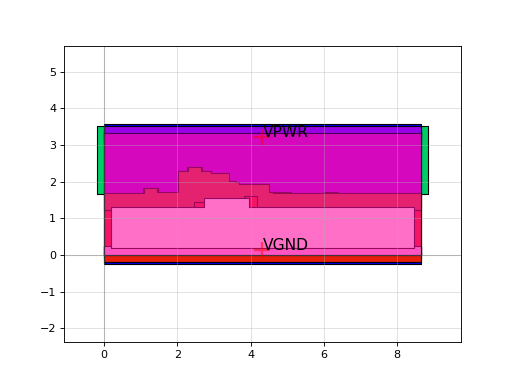

The Python source for this figure:
import sky130

c = sky130.components.sky130_fd_sc_hs__dlclkp_4()
c.plot()
